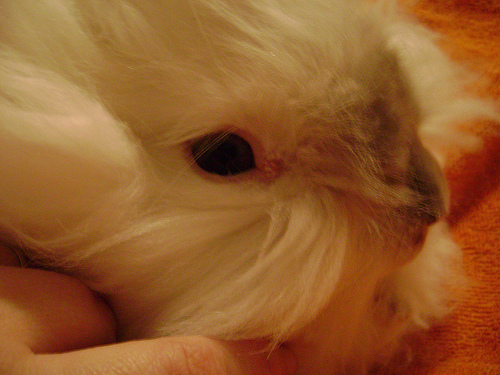
#> input picture example/auto_compression/image_classification/images/ILSVRC2012_val_00000010.jpeg, 500 x 375 px
$ python -i imagenet_dataset.py   (imports and definitions only)
#> lines starting #> are read from the running program, lines starting #| are printed output that depends on the picture
import os
import math
import random
import functools
import numpy as np
import paddle
from PIL import Image, ImageEnhance
from paddle.io import Dataset

# [2 lines not run here, left out]

DATA_DIM = 224

THREAD = 16
BUF_SIZE = 10240

DATA_DIR = './data/ILSVRC2012/'
DATA_DIR = os.path.join(os.path.split(os.path.realpath(__file__))[0], DATA_DIR)

img_mean = np.array([0.485, 0.456, 0.406]).reshape((3, 1, 1))
img_std = np.array([0.229, 0.224, 0.225]).reshape((3, 1, 1))


# [51 lines left out: functions resize_short, crop_image, random_crop, rotate_image, not called in this run]


def distort_color(img):
    def random_brightness(img, lower=0.5, upper=1.5):
        e = np.random.uniform(lower, upper)
        return ImageEnhance.Brightness(img).enhance(e)

    def random_contrast(img, lower=0.5, upper=1.5):
        e = np.random.uniform(lower, upper)
        return ImageEnhance.Contrast(img).enhance(e)

    def random_color(img, lower=0.5, upper=1.5):
        e = np.random.uniform(lower, upper)
        return ImageEnhance.Color(img).enhance(e)

    ops = [random_brightness, random_contrast, random_color]
    np.random.shuffle(ops)

    img = ops[0](img)
    img = ops[1](img)
    img = ops[2](img)

    return img


# [87 lines left out: functions process_image, _reader_creator, train, not called in this run]


def val(data_dir=DATA_DIR):
    file_list = os.path.join(data_dir, 'val_list.txt')
    return _reader_creator(file_list, 'val', shuffle=False, data_dir=data_dir)


def test(data_dir=DATA_DIR):
    file_list = os.path.join(data_dir, 'test_list.txt')
    return _reader_creator(file_list, 'test', shuffle=False, data_dir=data_dir)


class ImageNetDataset(Dataset):
    # [46 lines left out: functions __init__, __getitem__, not called in this run]

    def __len__(self):
        return len(self.data)

>>> from PIL import Image
>>> picture = Image.open('../../../../example/auto_compression/image_classification/images/ILSVRC2012_val_00000010.jpeg')
#> picture is the input picture: PIL image 500x375 RGB; mean R, G, B 147.9, 91, 42.3
>>> result = distort_color(picture)
#> in random_contrast, `return ImageEnhance.Contrast(img).enhance(e)`:
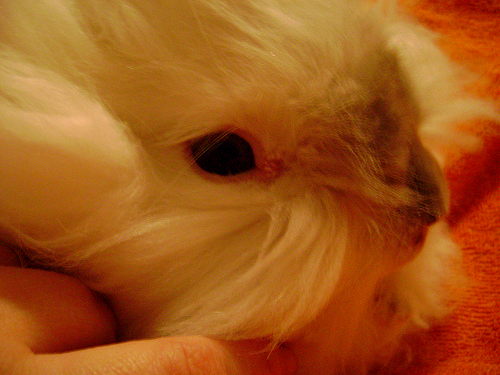
#> returned value: PIL image 500x375 RGB; mean R, G, B 162.3, 86.1, 25.1
